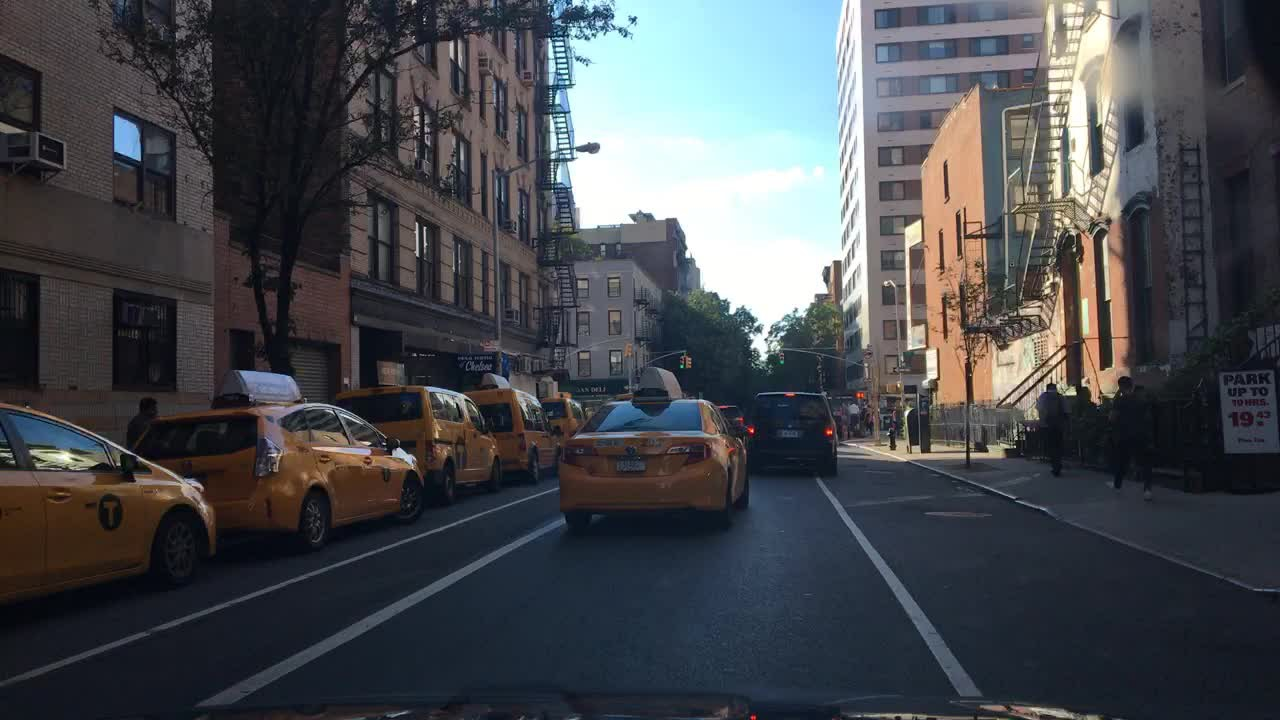
#> input picture lane/data/test/0.jpg, 1280 x 720 px
$ python -i test.py   (imports and definitions only)   (older library calls are emulated)
#> lines starting #> are read from the running program, lines starting #| are printed output that depends on the picture
#-*-coding:utf-8-*-
import cv2
import glob
import os
import matplotlib.pyplot as plt
import numpy as np
from skimage import morphology
from collections import deque
##########################################################################
###### https://blog.csdn.net/baidu_39415947/article/details/80367630 #####
##########################################################################

# [14 lines left out: function display, not called in this run]


def directional_gradient_binary(img,direction='x',thresh=[0,255]):
    """ use the sobel to calculate the gradient form img
    Args:
        img:Grayscale
        direction:x or y axis
        thresh:apply threshold on pixel intensity of gradient image
    Return:
        a binary image
    """
#> called with direction = 'x'
    if direction=='x':
        sobel = cv2.Sobel(img,cv2.CV_64F,1,0)
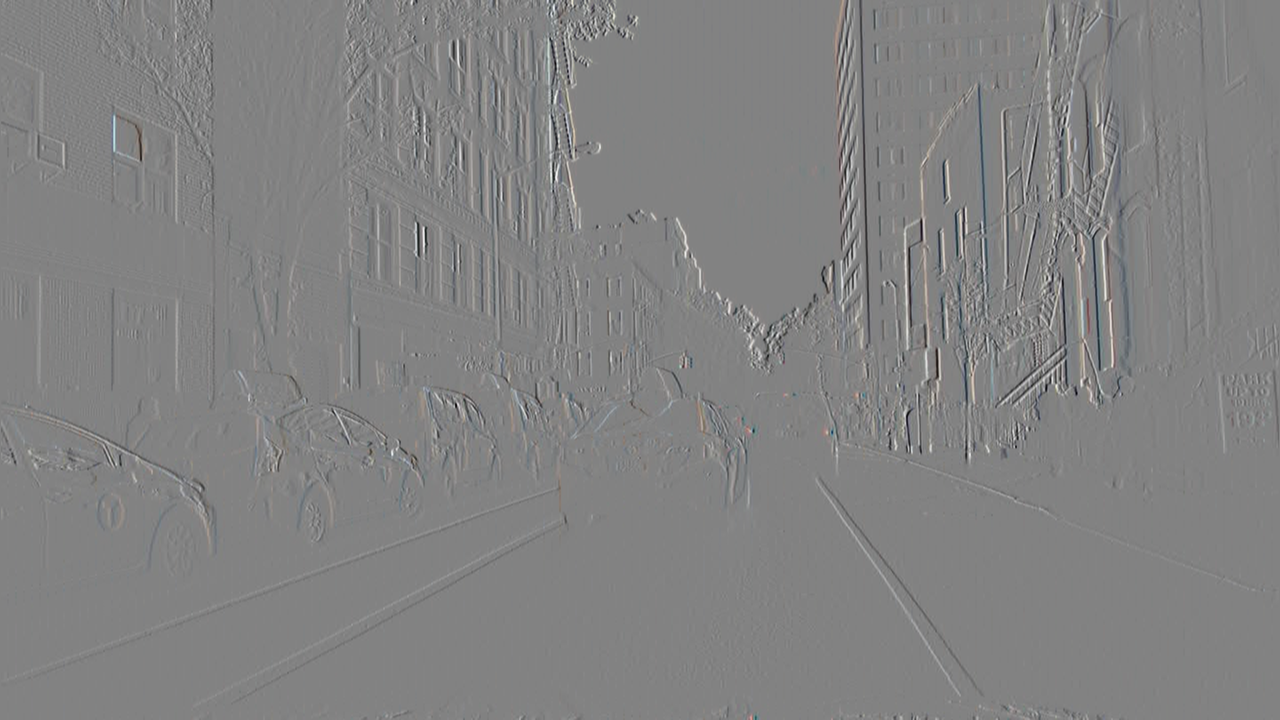
#> sobel: shape (720, 1280, 3) float64; mean R, G, B -0.1, 0, 0; drawn with min black and max white
    elif direction=='y':
        sobel = cv2.Sobel(img,cv2.CV_64F,0,1)
    elif direction=='xy':
        sobel = cv2.Sobel(img, cv2.CV_64F, 1, 1)
    else:
        raise ValueError('Parameter direction wrong')
    sobel_abs = np.absolute(sobel)#absolute value
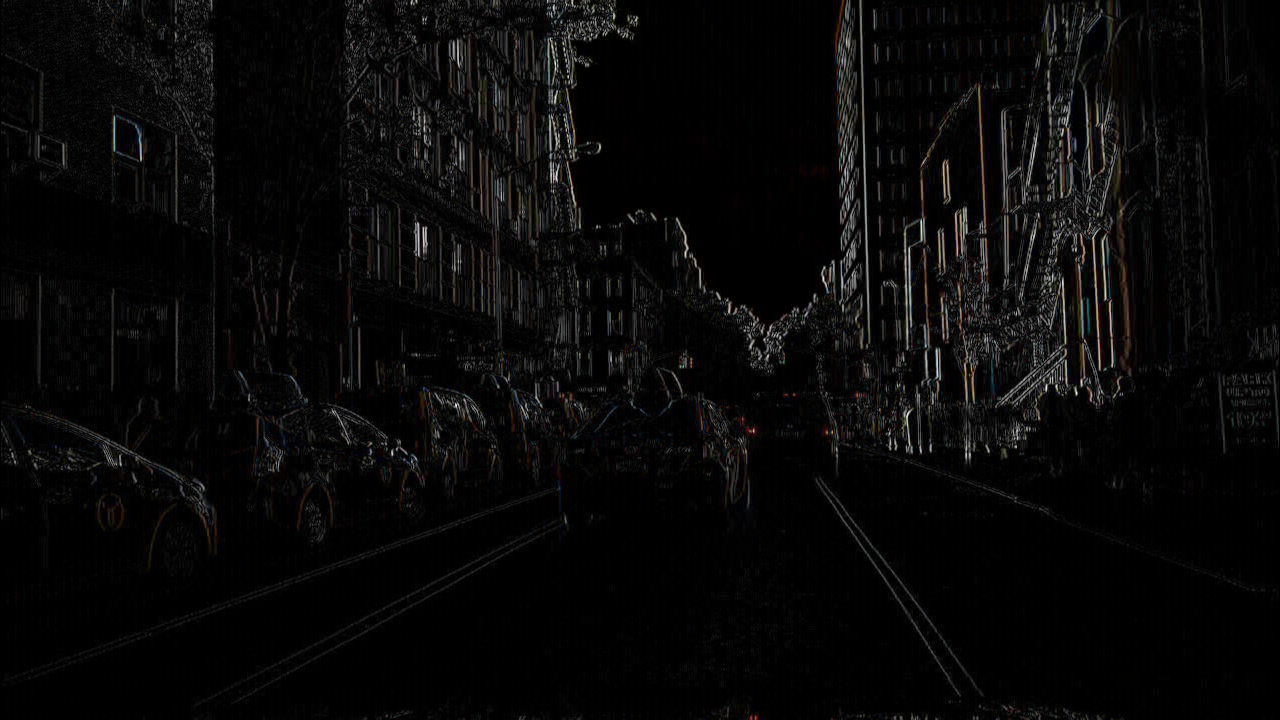
#> sobel_abs: shape (720, 1280, 3) float64; mean R, G, B 28.8, 27.6, 27.2; drawn with min black and max white
    scaled_sobel = np.uint8(sobel_abs*255/np.max(sobel_abs))
    binary_output = np.zeros_like(sobel)
    f = (scaled_sobel>=thresh[0])&(scaled_sobel<=thresh[1])
#> f: shape (720, 1280, 3) bool; every value is 1
    binary_output[f] = 1
    return binary_output


# [210 lines left out: functions color_binary, birdView, perspective_transform, find_centroid, find_starter_centroids, run_sliding_window and 3 more, not called in this run]


# [176 lines not run here, left out]

##########################################################################
###### https://blog.csdn.net/baidu_39415947/article/details/80367630 #####
##########################################################################

>>> import cv2
>>> picture = cv2.cvtColor(cv2.imread('data/test/0.jpg'), cv2.COLOR_BGR2RGB)
>>> result = directional_gradient_binary(picture)
#> result: shape (720, 1280, 3) float64; every value is 1

$ run again, on lane/data/test/12.jpg
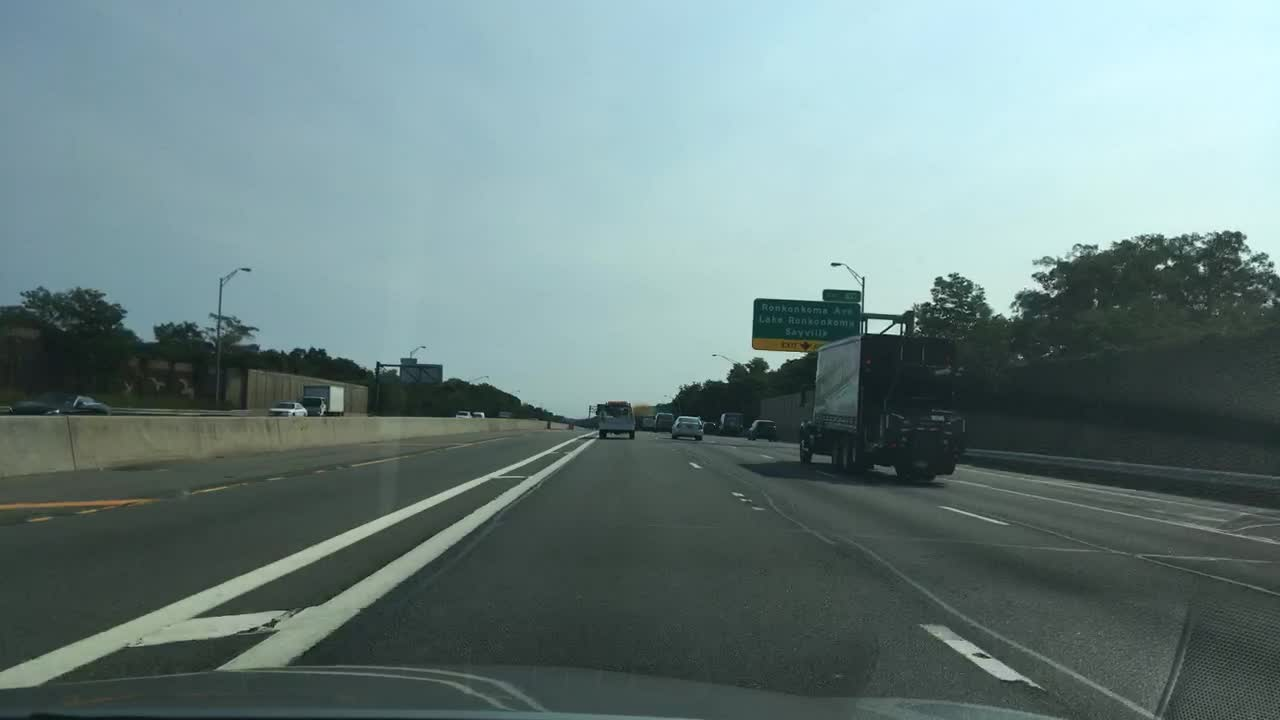
#> input picture lane/data/test/12.jpg, 1280 x 720 px
#> in directional_gradient_binary, `sobel = cv2.Sobel(img,cv2.CV_64F,1,0)`:
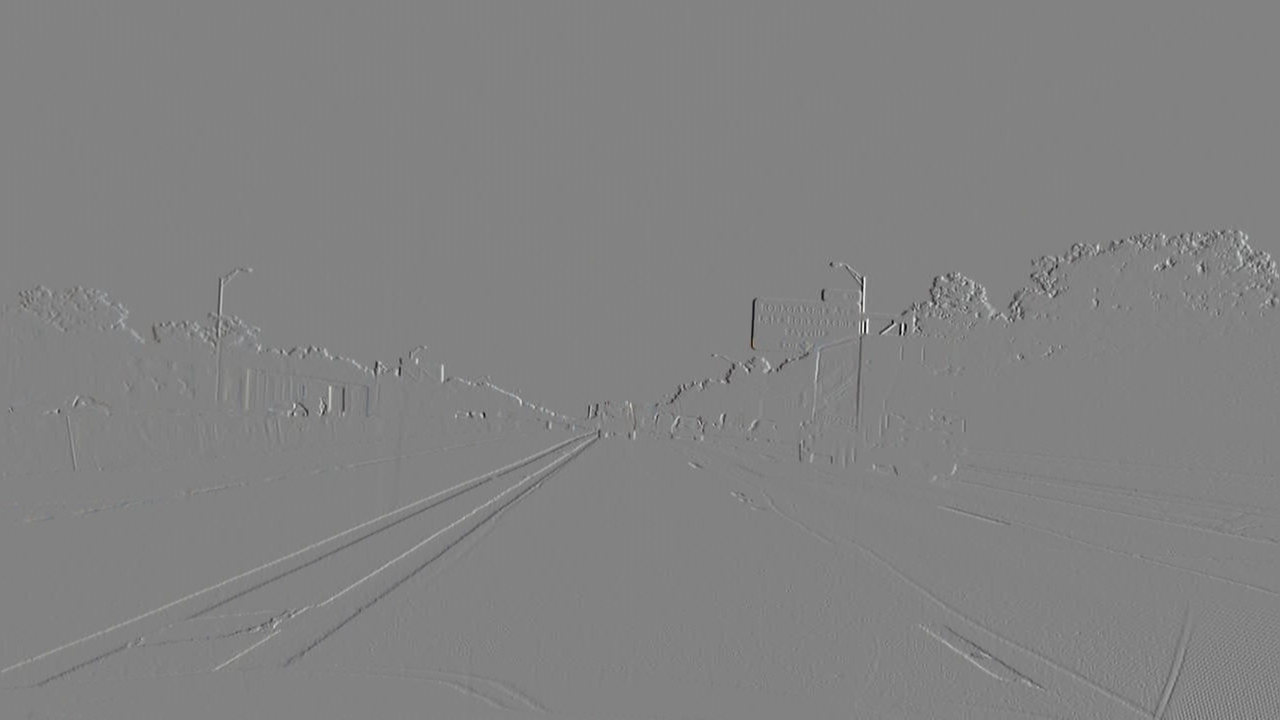
#> sobel: shape (720, 1280, 3) float64; mean R, G, B 0.2, 0.2, 0.2; drawn with min black and max white
#> in directional_gradient_binary, `sobel_abs = np.absolute(sobel)#absolute value`:
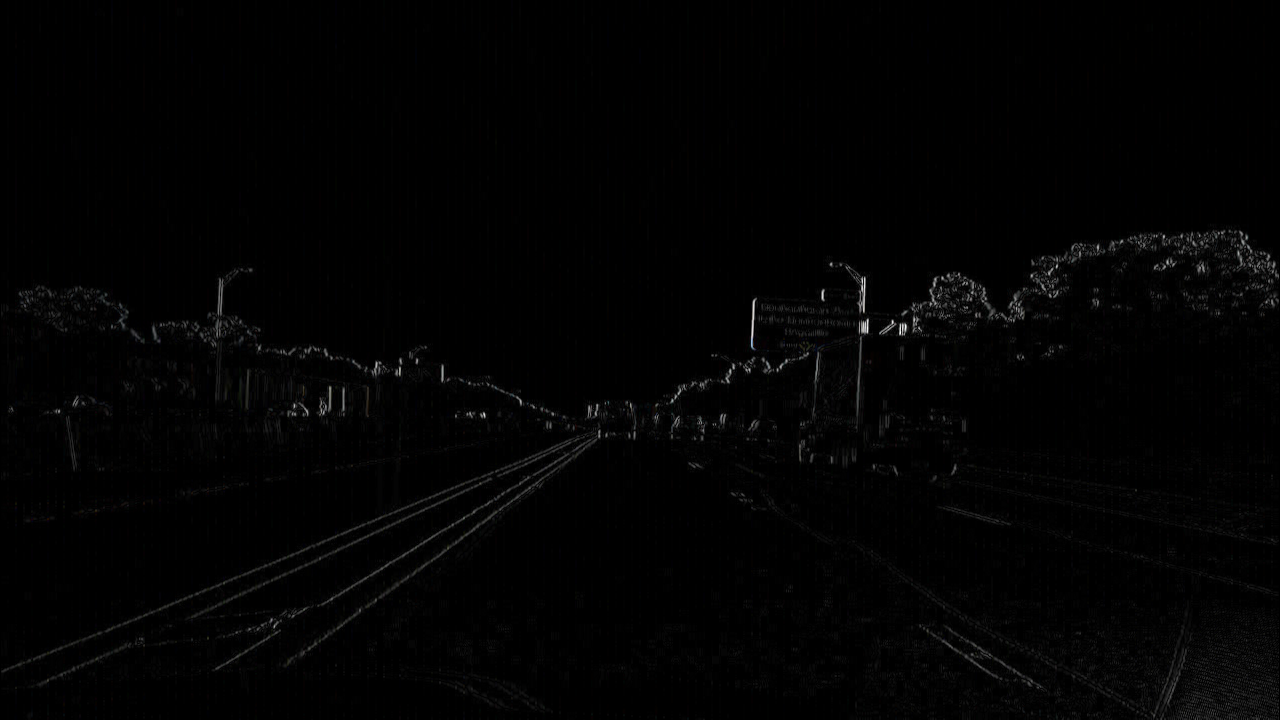
#> sobel_abs: shape (720, 1280, 3) float64; mean R, G, B 7.9, 7.9, 7.9; drawn with min black and max white
#> f: shape (720, 1280, 3) bool; every value is 1
#> result: shape (720, 1280, 3) float64; every value is 1

$ run again, on lane/data/test/13.jpg
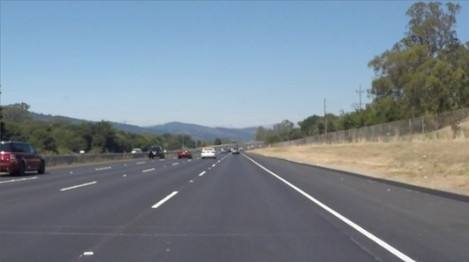
#> input picture lane/data/test/13.jpg, 469 x 262 px
#> in directional_gradient_binary, `sobel = cv2.Sobel(img,cv2.CV_64F,1,0)`:
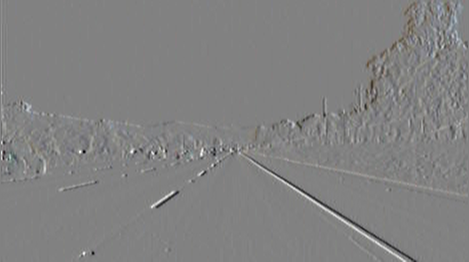
#> sobel: shape (262, 469, 3) float64; mean R, G, B 0.3, 0.1, -0.3; drawn with min black and max white
#> in directional_gradient_binary, `sobel_abs = np.absolute(sobel)#absolute value`:
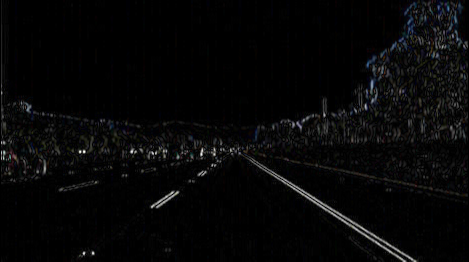
#> sobel_abs: shape (262, 469, 3) float64; mean R, G, B 12.8, 12.9, 13.3; drawn with min black and max white
#> f: shape (262, 469, 3) bool; every value is 1
#> result: shape (262, 469, 3) float64; every value is 1

$ run again, on lane/data/test/14.jpg
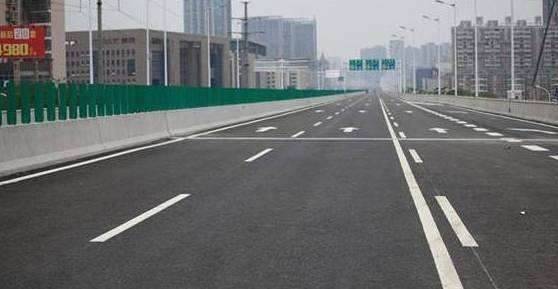
#> input picture lane/data/test/14.jpg, 558 x 289 px
#> in directional_gradient_binary, `sobel = cv2.Sobel(img,cv2.CV_64F,1,0)`:
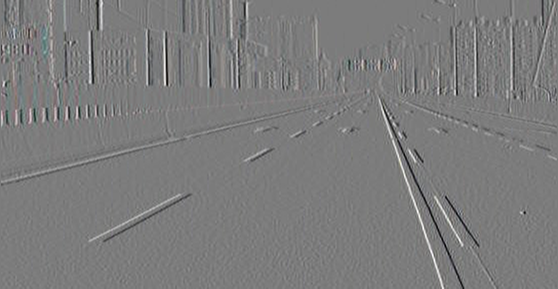
#> sobel: shape (289, 558, 3) float64; mean R, G, B 0.1, 0.1, 0.2; drawn with min black and max white
#> in directional_gradient_binary, `sobel_abs = np.absolute(sobel)#absolute value`:
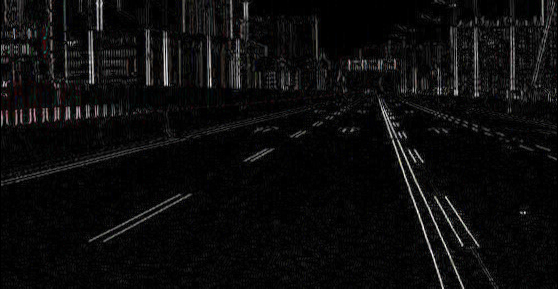
#> sobel_abs: shape (289, 558, 3) float64; mean R, G, B 34.2, 33.6, 33.7; drawn with min black and max white
#> f: shape (289, 558, 3) bool; every value is 1
#> result: shape (289, 558, 3) float64; every value is 1
